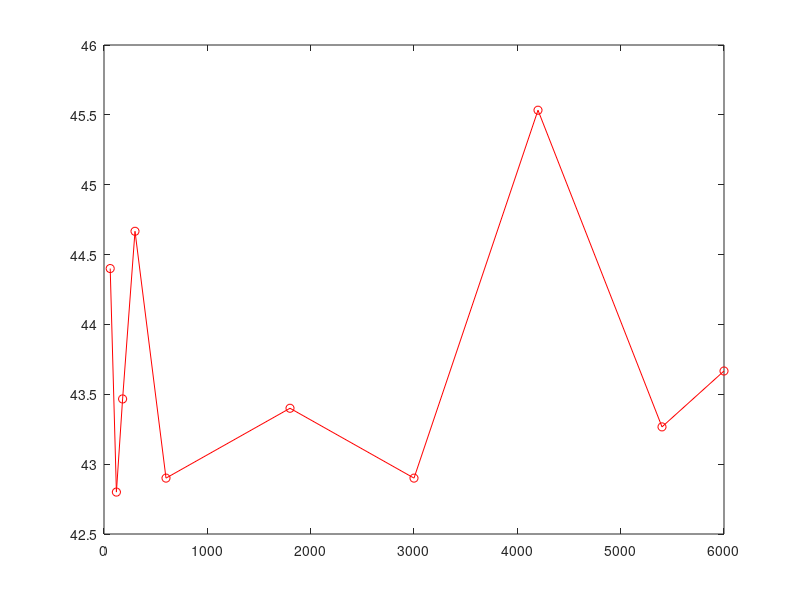

The MATLAB source for this figure:
tic;
clear;
clc;
load('q3-sub.mat');

X = data.raw;
X = X(:,1:size(X,2)-1);
Y = data.Y;

m = 9000;

fractions = [0.01,0.02,0.03,0.05,0.1,0.3,0.5,0.7,0.9,1]*6000;

X = [ones(m,1),X];
acc = zeros(5,1);
figure
for cases = 1:10
    fprintf('case %s\n',num2str(cases));
    r = randperm(9000);
    for splits = 1:5


        %train
        Xtrain = X(r(1,1:fractions(1,cases)),:);
        Xtest = X(r(1,6001:end),:);
        Ytrain = Y(r(1,1:fractions(1,cases)),:);
        Ytest = Y(r(1,6001:end),:);


        [m,n] = size(Xtrain);

        theta = zeros(n,1);
        %[0;0;0];

        %log likelyhood of the function parameterized by thetas
        xT = Xtrain*theta;
        loglikelyhood = (1+exp(-xT));
        loglikelyhood = 1./loglikelyhood;

        loglikelyhoodbar = 1- loglikelyhood;

        %scaling the matrix to have column column elementwise multiplication
        temp = loglikelyhood.*loglikelyhoodbar;
        scale = repmat(temp,1,n);
        Xprime = scale.*Xtrain;


        theta_new = ones(7,1)./1e+5;

        iterations = 1;

        %first order derivative of cost function
        FOD_log_reg = Xtrain'*(Ytrain-loglikelyhood);

        while(abs(theta_new - theta) > 1e-6)

            theta = theta_new;

            xT = Xtrain*theta;
            loglikelyhood = (1+exp(-xT));
            loglikelyhood = 1./loglikelyhood;

            loglikelyhoodbar = 1- loglikelyhood;

            %scaling the matrix to have column column elementwise multiplication
            temp = loglikelyhood.*loglikelyhoodbar;
            scale = repmat(temp,1,n);
            Xprime = scale.*Xtrain;

            theta_new = theta + 0.00001*((inv(Xtrain'*Xprime))*Xtrain')*(Ytrain-loglikelyhood);

            FOD_log_reg =  Xtrain'*(Ytrain-loglikelyhood);

            iterations = iterations + 1;

            if(mod(iterations,500)==0)
                iterations
            end
        end


        YT = 1./(1+exp(-Xtest*theta));
        for index = 1 :3000
            if(YT(index,:)>0.5)
                YT(index,:) = 1;
            else
                YT(index,:) = 0;
            end
        end

        res = YT + Ytest;

        acc(splits,1) = size(find(res==0),1) + size(find(res==2),1);

        fprintf('Accuracy of split %s is %s \n',num2str(splits),num2str(acc(splits,1)/30));

    end
    fprintf('Avg Accuracy is %s\n',num2str(mean(acc)/30));
    avgacc(1,cases) = mean(acc)/30;

end
    plot(fractions,avgacc,'-ro');
    hold on

toc;